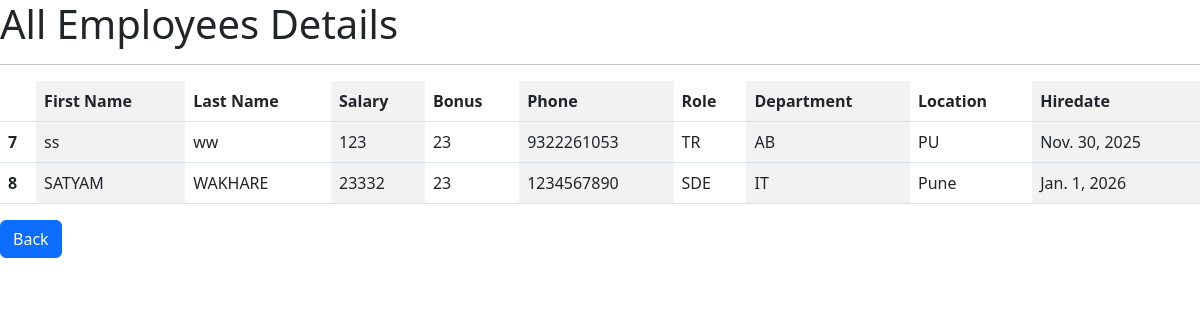
Page /allemp on the committed database.
### empapp/models.py (models this page shows)
class Employee(models.Model):
    firstname = models.CharField(max_length=100, null=False)
    lastname = models.CharField(max_length=100)
    dept = models.CharField(max_length=100, null=False)
    salary = models.IntegerField(default=0)
    bonus = models.IntegerField(default=0)
    role = models.CharField(max_length=100, null=False)
    location = models.CharField(max_length=100,null=False)
    phone = models.IntegerField(default=0)
    hiredate = models.DateField()
    def __str__(self):
        return "%s %s %s %s" % (self.firstname, self.lastname, self.phone, self.location)

### empapp/views.py (the view)
# urls.py: path('allemp', views.allemp, name='allemp'),
def allemp(request):
    emps = Employee.objects.all()
    context = {
        'emps':emps
    }
    print(context)
    return render(request,'allemp.html',context)

### empapp/templates/allemp.html (shortened to what this page needs)
<!DOCTYPE html>
<html lang="en">
<head>
    <link href="https://cdn.jsdelivr.net/npm/bootstrap@5.2.0/dist/css/bootstrap.min.css" rel="stylesheet">
</head>
<body>
<h1>All Employees Details</h1>
<table class="table table-striped-columns" >
    <hr>
        <thead>
        <tr>
            <th scope="col"></th>
            <th scope="col"> First Name</th>
            <th scope="col"> Last Name</th>
            <th scope="col"> Salary</th>
            <th scope="col"> Bonus</th>
            <th scope="col"> Phone</th>
            <th scope="col"> Role</th>
            <th scope="col"> Department</th>
            <th scope="col"> Location</th>
            <th scope="col"> Hiredate</th>
        </tr>
        </thead>
        {% for emp in emps %}
        <tbody>
        <tr>
            <th scope="row"> {{emp.id}}</th>
            <td> {{emp.firstname}}</td>
            <td> {{emp.lastname}}</td>
            <td> {{emp.salary}}</td>
            <td> {{emp.bonus}}</td>
            <td> {{emp.phone}}</td>
            <td> {{emp.role}}</td>
            <td> {{emp.dept}}</td>
            <td> {{emp.location}}</td>
            <td> {{emp.hiredate}}</td>
        </tr>
        </tbody>
        {% endfor %}
    </table>
    <a class="btn btn-primary" href="/" role="button">Back</a>
</body>
</html>

### rows in the picture
Employee: id "7", firstname "ss", lastname "ww", salary "123", bonus "23", phone "9322261053", role "TR", dept "AB", location "PU", hiredate "Nov. 30, 2025"
Employee: id "8", firstname "SATYAM", lastname "WAKHARE", salary "23332", bonus "23", phone "1234567890", role "SDE", dept "IT", location "Pune", hiredate "Jan. 1, 2026"
